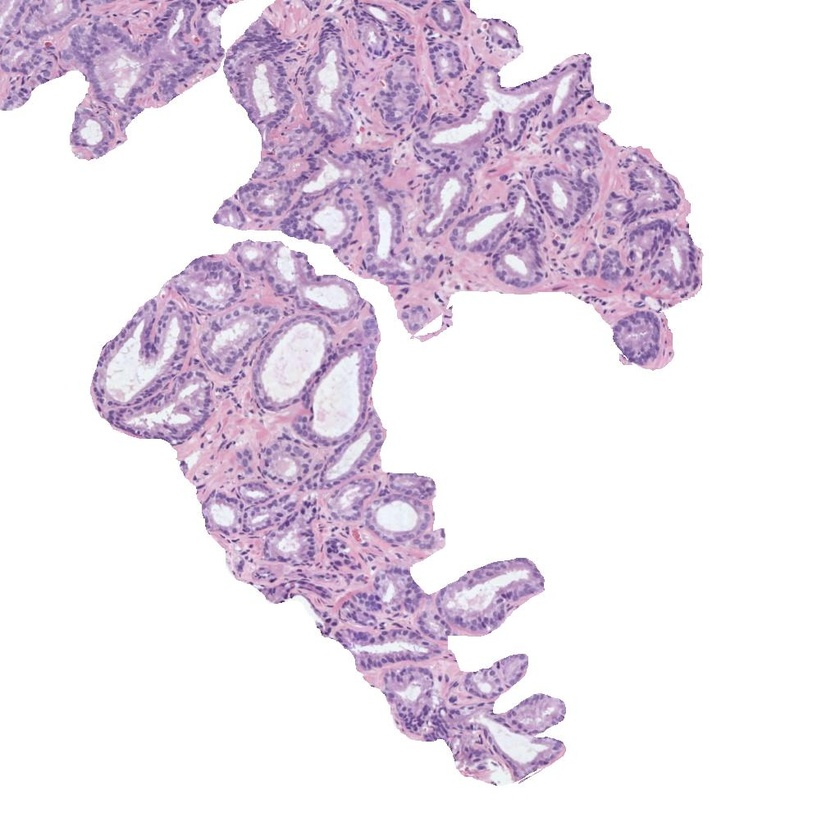
#> input picture histo_2.jpg, 840 x 840 px, shrunk from 1024 x 1024 before the run
$ jupyter execute examenPractico_Histo2.ipynb.ipynb
#> lines starting #> are read from the running program, lines starting #| are printed output that depends on the picture; after the words box and inside, x2 and y2 are one past the last pixel; in counts of white or black regions, pixels touching at a corner belong together; long printed decimals are rounded
## Examen Practico - Segundo Parcial

#### 0) Cargar una de las imágenes histológicas

[cell 1]
import skimage.io as io
import matplotlib.pyplot as plt
from skimage import img_as_float

# 1. Leemos la imagen con el nombre histo_2
nombre_imagen = 'histo_2.jpg'
img = io.imread(nombre_imagen)
#> img is the input picture: shape (840, 840, 3); mean R, G, B 233.3, 223.2, 234.9

# 2. Normalizamos la imagen para que los píxeles estén en el rango [0, 1]
# img_as_float convierte automáticamente los valores (que van de 0 a 255) en decimales entre 0 y 1
img_norm = img_as_float(img)

# Si no quisiesemos hacer eso, también podemos hacer img_norm = img / 255.0

# 3. mostramos la imagen
plt.figure(figsize=(8, 8))
plt.imshow(img_norm)
plt.title(f"Imagen original normalizada: {nombre_imagen}")
plt.axis('off') # Quitamos los ejes para que se vea más limpio
plt.show()

# imprimimos los valores máximo y mínimo para comprobar que la normalización funcionó
print(f"Valor mínimo del píxel: {img_norm.min()}")
#| Valor mínimo del píxel: 0.1176
print(f"Valor máximo del píxel: {img_norm.max()}")
#| Valor máximo del píxel: 1.0

#### 1) Realizar una transformación de color para convertir la imagen al espacio de color CMYK

[cell 2]
import numpy as np

# 1. Transformación al espacio CMYK (extrayendo solo lo necesario para el Magenta)
# Extraemos el canal Verde (G) de nuestra imagen normalizada
G = img_norm[:, :, 1]
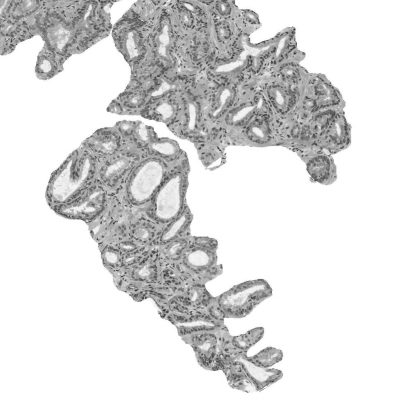
#> G: shape (840, 840) float64 (shown at 1/2 size); min 0.118, max 1, mean 0.875

# Calculamos el canal K (Key/Black)
# K es 1 menos el valor máximo de los 3 canales (R, G, B) a lo largo del eje del color (axis=2)
K = 1 - np.max(img_norm, axis=2)

# Inicializamos el canal Magenta (M) con ceros (del mismo tamaño que K)
M = np.zeros_like(K)

# 2. Extraer la componente magenta
# Creamos una máscara booleana para evitar dividir por cero (donde K es exactamente 1)
mask = K < 1
#> mask: shape (840, 840) bool; every value is 1

# Aplicamos la fórmula del Magenta solo donde K es menor a 1
M[mask] = (1 - G[mask] - K[mask]) / (1 - K[mask])
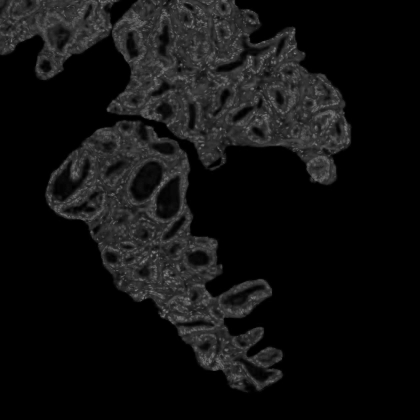
#> M: shape (840, 840) float64 (shown at 1/2 size); min 0, max 0.602, mean 0.0663

# 3. Visualizar la imagen del canal magenta
plt.figure(figsize=(8, 8))
# Usamos cmap='gray' para ver la intensidad.
# Las zonas más blancas representan una mayor concentración de Magenta (tejido).
# Las zonas negras son ausencia de Magenta (fondo y lúmenes).
plt.imshow(M, cmap='gray')
plt.title("Canal Magenta (Componente Tisular)")
plt.colorbar(shrink=0.8, label="Intensidad de Magenta")
plt.axis('off')
plt.show()
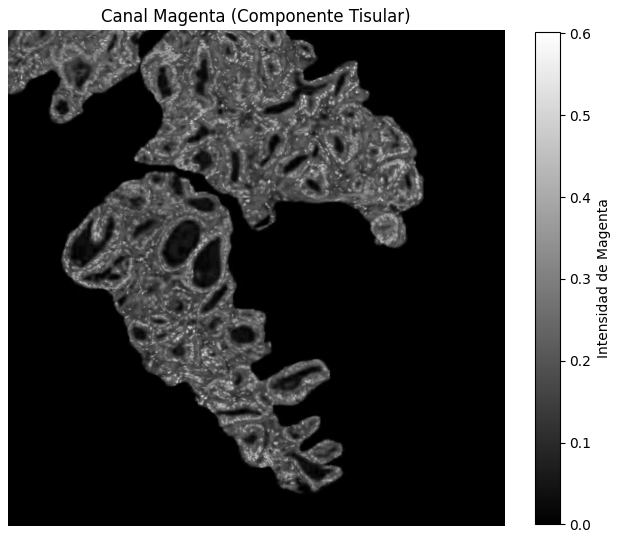
#> figure drawn by matplotlib, 2 panels

#### 2) Umbralizar la imagen para separar los píxeles del fondo de la región tisular

[cell 3]
import numpy as np
import cv2 # Asegúrate de tener OpenCV instalado, es el estándar para filtros con tamaños exactos
from skimage.filters import threshold_otsu
import matplotlib.pyplot as plt

# 1. Convertir la imagen del canal Magenta a formato "uint8" (rango [0-255])
# Multiplicamos por 255 y forzamos el tipo de dato a uint8
M_uint8 = np.uint8(M * 255)

# 2. Aplicar un filtro gaussiano de tamaño 5x5
# cv2.GaussianBlur recibe la imagen, el tamaño del kernel (5, 5) y la desviación estándar (0 deja que la calcule en base al kernel)
M_blur = cv2.GaussianBlur(M_uint8, (5, 5), 0)

# 3. Calcular el umbral usando el método de Otsu
# Otsu encuentra matemáticamente el punto perfecto para separar los píxeles claros de los oscuros
umbral = threshold_otsu(M_blur)
#> umbral = 27

# 4. Crear la máscara binaria
# Recuerda: En nuestro canal Magenta, el tejido es "blanco" (valores altos)
# y los lúmenes/fondo son "negros" (valores bajos).
# El ingeniero pide que lumen y background sean 1s, y el tejido 0.
# Por lo tanto, todo lo que sea MENOR al umbral será 1, y lo MAYOR o IGUAL será 0.
mascara_fondo_lumen = (M_blur < umbral).astype(np.uint8)
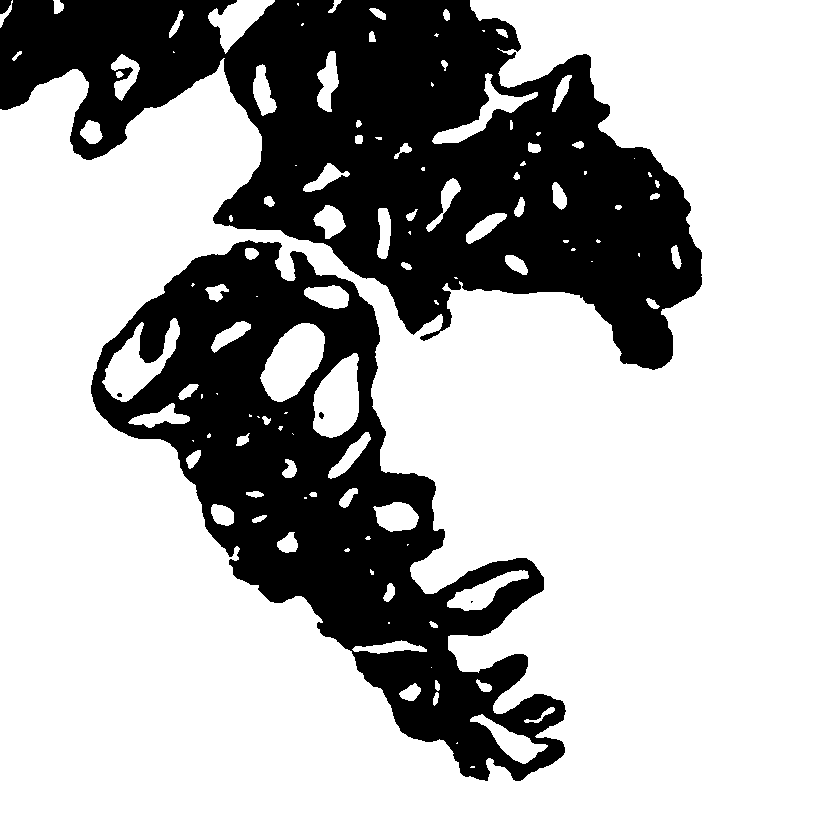
#> mascara_fondo_lumen: shape (840, 840); values 0 (black) and 1 (white), 70.1% white; 6 black regions (2 under 20 px), largest, box (x1, y1, x2, y2) and area: (0, 0, 702, 370) 123604, (91, 240, 566, 781) 87455, (0, 0, 12, 14) 121, (319, 412, 324, 419) 26

# 5. Visualizar la máscara resultante
plt.figure(figsize=(8, 8))
plt.imshow(mascara_fondo_lumen, cmap='gray')
plt.title("Máscara: Lumen y Background (1 - Blanco) vs Tejido (0 - Negro)")
plt.axis('off')
plt.show()

#### 3) Limpiar la imagen eliminando los artefactos de lumen (objetos blancos pequeños que no son lúmenes)

[cell 4]
from skimage import morphology
import matplotlib.pyplot as plt
import numpy as np

# 1. Convertir la máscara anterior a formato booleano
# Lo que era 1 pasa a ser True (blanco) y lo que era 0 pasa a ser False (negro)
mascara_bool = mascara_fondo_lumen.astype(bool)

# 2. Eliminar objetos pequeños (artefactos)
# Le decimos que cualquier mancha blanca con área menor a 300 píxeles, la borre (la vuelva negra)
mascara_limpia_bool = morphology.remove_small_objects(mascara_bool, min_size=300)
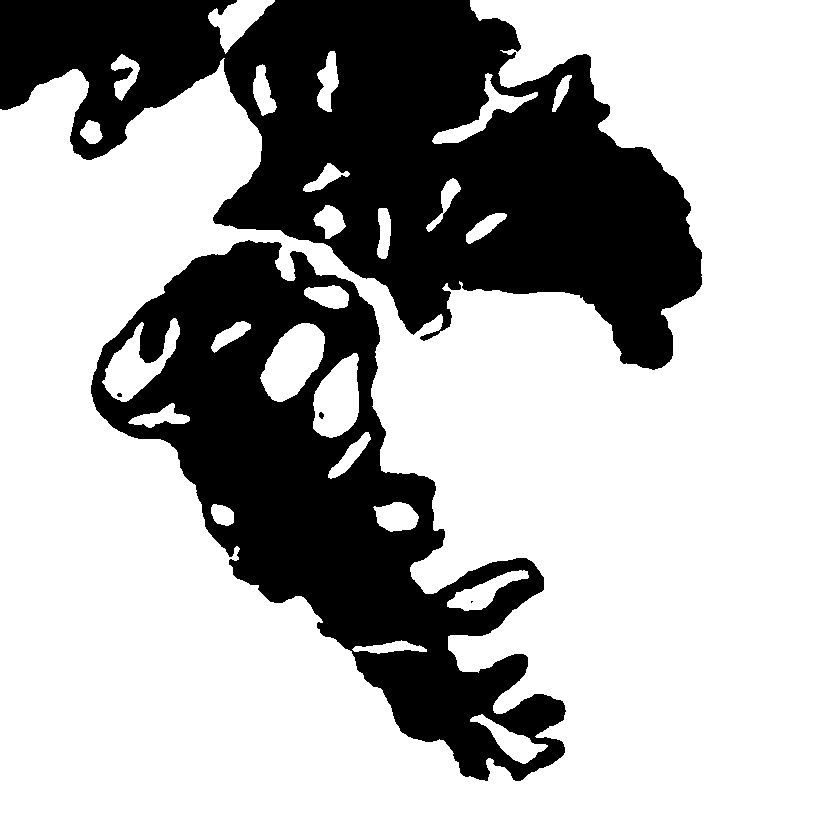
#> mascara_limpia_bool: shape (840, 840) bool; 69.3% white; 5 black regions (2 under 20 px), largest, box (x1, y1, x2, y2) and area: (0, 0, 702, 370) 126544, (91, 240, 566, 781) 90114, (319, 412, 324, 419) 26

# (Opcional pero recomendable) Volvemos a convertirla a 0s y 1s para seguir trabajando con números
mascara_limpia = mascara_limpia_bool.astype(np.uint8)

# 3. Visualizar la máscara resultante
plt.figure(figsize=(8, 8))
plt.imshow(mascara_limpia, cmap='gray')
plt.title("Máscara sin artefactos (Área >= 300 píxeles)")
plt.axis('off')
plt.show()

#### 4) Rellenar con 0s el fondo de la imagen para quedarnos únicamente con los lúmenes

[cell 5]
from skimage.segmentation import flood_fill
import matplotlib.pyplot as plt
import numpy as np

# --- FUNCIÓN AUTOMÁTICA PARA ENCONTRAR SEMILLAS (EL BONUS) ---
def encontrar_semillas_fondo(mascara, num_semillas=2):
    """
    Busca automáticamente coordenadas (semillas) en el fondo de la imagen.
    Asume que el fondo toca los bordes de la imagen.
    """
#> called with num_semillas = 2
    semillas = []
    filas, columnas = mascara.shape

    # Estrategia 1: Revisar las 4 esquinas (casi siempre son fondo puro)
    esquinas = [(0, 0), (0, columnas-1), (filas-1, 0), (filas-1, columnas-1)]
    for f, c in esquinas:
        if mascara[f, c] == 1: # Si es blanco, es candidato a ser fondo
            semillas.append((f, c))
            if len(semillas) == num_semillas:
                return semillas
#> after the loop, semillas = [(0, 839), (839, 0)]

    # Estrategia 2 (Respaldo): Si las esquinas estaban tapadas por tejido, barremos el borde superior e inferior
    for c in range(columnas):
        if mascara[0, c] == 1 and (0, c) not in semillas:
            semillas.append((0, c))
        if len(semillas) == num_semillas: return semillas

        if mascara[filas-1, c] == 1 and (filas-1, c) not in semillas:
            semillas.append((filas-1, c))
        if len(semillas) == num_semillas: return semillas

    return semillas

# 1. Encontrar las semillas automáticamente
semillas_fondo = encontrar_semillas_fondo(mascara_limpia, num_semillas=2)
#> semillas_fondo = [(0, 839), (839, 0)]
print(f"Puntos extras asegurados. Semillas encontradas en: {semillas_fondo}")
#| Puntos extras asegurados. Semillas encontradas en: [(0, 839), (839, 0)]

# 2. Aplicar el algoritmo de expansión (flood_fill)
# Hacemos una copia para no sobreescribir la anterior
mascara_lumenes = mascara_limpia.copy()

# Rellenamos de 0 (negro) el fondo a partir de cada semilla encontrada
for semilla in semillas_fondo:
    mascara_lumenes = flood_fill(mascara_lumenes, seed_point=semilla, new_value=0)
#> this loop made 2 passes
#> pass 1, `mascara_lumenes = flood_fill(mascara_lumenes, seed_point=semilla, new_..`:
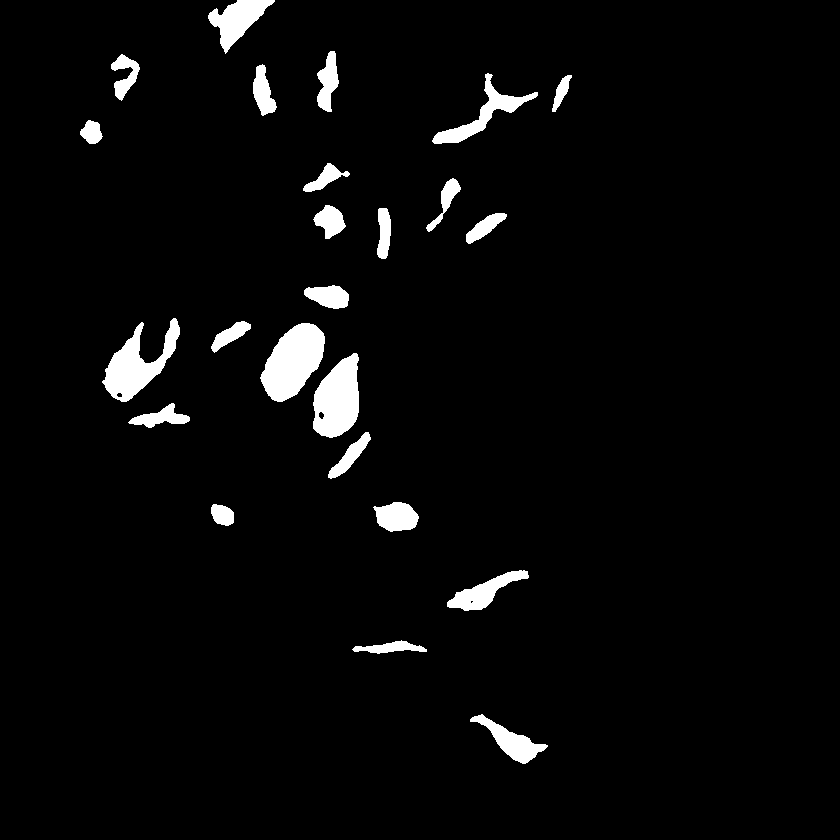
#> mascara_lumenes: shape (840, 840); values 0 (black) and 1 (white), 3.5% white; 24 white regions, largest, box (x1, y1, x2, y2) and area: (260, 323, 325, 402) 3267, (313, 353, 359, 438) 2836, (102, 318, 180, 402) 2703

# 3. Visualizar la máscara resultante
plt.figure(figsize=(8, 8))
plt.imshow(mascara_lumenes, cmap='gray')
plt.title("Lúmenes aislados (Fondo eliminado)")
plt.axis('off')
plt.show()

#### 5) Rellenar los objetos de los lúmenes

[cell 6]
import scipy.ndimage as ndi
import matplotlib.pyplot as plt

# 1. Rellenar los huecos dentro de los lúmenes
# La función buscará cualquier área negra que esté completamente rodeada de blanco
# y la pintará de blanco.
mascara_rellena = ndi.binary_fill_holes(mascara_lumenes)
#> mascara_rellena: shape (840, 840) bool; 3.5% white; 24 white regions, largest, box (x1, y1, x2, y2) and area: (260, 323, 325, 402) 3267, (313, 353, 359, 438) 2862, (102, 318, 180, 402) 2720

# 2. Visualizar la máscara resultante
plt.figure(figsize=(8, 8))
plt.imshow(mascara_rellena, cmap='gray')
plt.title("Lúmenes rellenados (sin huecos internos)")
plt.axis('off')
plt.show()

#### 6) Detectar y dibujar los contornos de los lúmenes sobre la imagen original

[cell 7]
import cv2
import numpy as np
import matplotlib.pyplot as plt

# 1. Asegurarnos de tener la imagen original en formato uint8 (0-255) para dibujar sobre ella.
# Si img_norm es float [0,1], la convertimos de vuelta. Si 'img' ya existía del paso 0, úsala.
# Asumiremos que tenemos img_norm del paso 0.
if img_norm.dtype != np.uint8:
    image_base = (img_norm * 255).astype(np.uint8)
else:
    image_base = img_norm.copy()

# 2. Convertir la máscara booleana (True/False) a uint8 (0 / 255)
# cv2.findContours necesita estrictamente una imagen de 8 bits donde 255 es blanco.
mask_to_draw = (mascara_rellena * 255).astype(np.uint8)
#> mask_to_draw: shape (840, 840); 3.5% white; 24 white regions

# 3. Detectar los contornos
# cv2.RETR_EXTERNAL: solo busca contornos externos (ideal, ya rellenamos huecos internos)
# cv2.CHAIN_APPROX_SIMPLE: comprime los segmentos para ahorrar memoria
cnts, _ = cv2.findContours(mask_to_draw, cv2.RETR_EXTERNAL, cv2.CHAIN_APPROX_SIMPLE)
#> cnts = 24 contours; largest, box (x1, y1, x2, y2) and area: (260, 323, 325, 402) 3170, (313, 353, 359, 438) 2764, (102, 318, 180, 402) 2578, (208, 0, 275, 54) 1538, (432, 73, 538, 144) 1462

print(f"Número de lúmenes detectados: {len(cnts)}")
#| Número de lúmenes detectados: 24

# 4. Dibujar los contornos sobre la imagen original RGB
color_azul = (0, 0, 255) # Green en RGB (suponiendo que skimage leyó como RGB)
grosor_linea = 2          # Para que sea perfectamente visible

# cv2.drawContours(imagen_destino, lista_contornos, indice_contorno (-1 todos), color, grosor)
img_overlay = image_base.copy()
cv2.drawContours(img_overlay, cnts, -1, color_azul, grosor_linea)
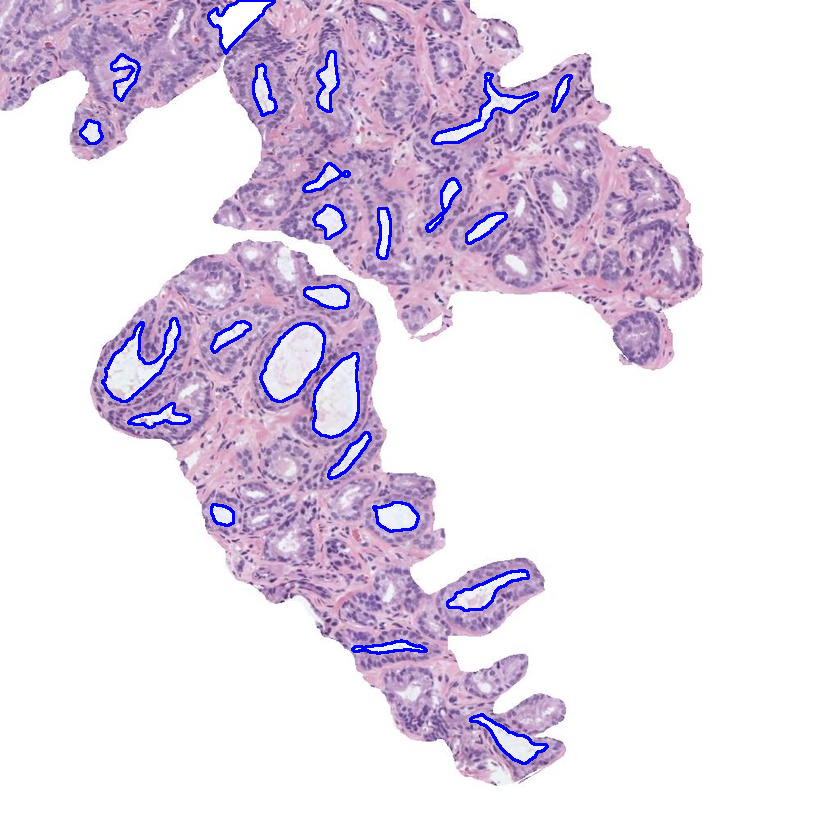
#> img_overlay: shape (840, 840, 3); mean R, G, B 229.5, 219.6, 235.4

# 5. Visualizar la imagen superpuesta
plt.figure(figsize=(10, 10))
plt.imshow(img_overlay)
plt.title(f"Visualización de Contornos Avistados ({len(cnts)} lúmenes)")
plt.axis('off')
plt.show()

#### 7) Identificar y cropear el lumen más grande

[cell 8]
import cv2
import numpy as np
import matplotlib.pyplot as plt

# Asumimos que venimos con la lista de contornos 'cnts' del paso anterior
# y la imagen original 'img' (o 'img_overlay' para referencia, pero mejor la original 'img')

if len(cnts) > 0:
    # 1. Determinar cuál es el lumen de mayor área
    # Usamos una "list comprehension" para calcular el área de cada contorno en 'cnts'
    areas = [cv2.contourArea(c) for c in cnts]
#> areas = [1192, 458, 1208, 354.5, 941.5, 591.5, 626.5, 2764, 3169.5, 494, 2577.5, 712, 504.5, 499, 622.5, 455.5, 461.5, 342, 272.5, 1462.5, 656, 574, 736.5, 1537.5]

    # Encontramos el índice del área máxima
    indice_max = np.argmax(areas)
#> indice_max = 8
    area_max = areas[indice_max]
#> area_max = 3169.5

    print(f"Número de lúmenes estudiados: {len(areas)}")
#| Número de lúmenes estudiados: 24
    print(f"Índice del lumen más grande: {indice_max}")
#| Índice del lumen más grande: 8
    print(f"Área del lumen más grande (en píxeles cuadrados): {area_max:.2f}")
#| Área del lumen más grande (en píxeles cuadrados): 3169.50

    largest_contour = cnts[indice_max]
#> largest_contour = contour of 115 points, box (x1, y1, x2, y2) (260, 323, 325, 402), area 3170

    # 2. Hacer un crop del mismo sobre la imagen original RGB
    # Primero obtenemos el "Bounding Box" (caja delimitadora) del contorno más grande
    # x,y son coordenadas superiores izquierdas; w,h son ancho y alto
    x, y, w, h = cv2.boundingRect(largest_contour)
#> x = 260; y = 323; w = 65; h = 79

    print(f"Coordenadas del Crop: (x={x}, y={y}), Ancho={w}, Alto={h}")
#| Coordenadas del Crop: (x=260, y=323), Ancho=65, Alto=79

    # Realizamos el crop (recorte) usando NumPy slicing sobre la imagen base
    # IMPORTANTE: En NumPy las coordenadas son [fila_inicial:fila_final, col_inicial:col_final]
    # lo cual corresponde a [y:y+h, x:x+w]
    lumen_cropeado = image_base[y:y+h, x:x+w, :]
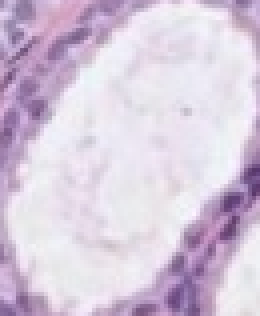
#> lumen_cropeado: shape (79, 65, 3) (shown 4 times larger); mean R, G, B 214.5, 201.2, 219.9

    # 3. Visualizar el lumen cropeado
    plt.figure(figsize=(6, 6))
    plt.imshow(lumen_cropeado)
    plt.title(f"Lumen más grande (ID: {indice_max}, Área: {area_max:.1f}px²)")
    plt.axis('off')
    plt.show()

else:
    print("Error: No hay lúmenes en pasos de antes.")

#### 8) Extraer 13 características geométricas que permitan caracterizar el lumen recortado

[cell 9]
import math
import numpy as np
import cv2
from skimage.measure import regionprops

# 1. Crear una máscara binaria aislada solo para este lumen cropeado
# Usamos las variables h, w, x, y, y largest_contour del paso 7
mask_lumen_crop = np.zeros((h, w), dtype=np.uint8)

# Desplazamos los puntos del contorno para que coincidan con el origen (0,0) del recorte
contorno_desplazado = largest_contour - [x, y]
#> contorno_desplazado = 115 rows, first 8: [41, 0], [40, 1], [38, 1], [37, 2], [36, 2], [35, 3], [34, 3], [31, 6]
cv2.drawContours(mask_lumen_crop, [contorno_desplazado], -1, 1, cv2.FILLED)
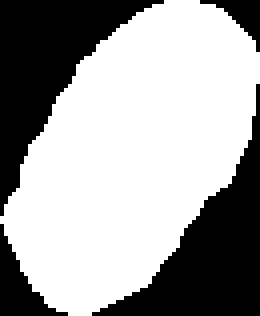
#> mask_lumen_crop: shape (79, 65) (shown 4 times larger); values 0 (black) and 1 (white), 63.6% white; 4 black regions, box (x1, y1, x2, y2) and area: (23, 21, 65, 79) 825, (0, 0, 41, 54) 823, (0, 56, 17, 79) 147, (50, 0, 65, 13) 73

# 2. Extraer las propiedades con scikit-image
# regionprops analiza las regiones etiquetadas (valores > 0)
propiedades = regionprops(mask_lumen_crop)[0]

# 3. Asignar las características a variables manejando la compatibilidad de versiones de skimage
area = propiedades.area
#> area = 3267
bbox_area = propiedades.bbox_area
#> bbox_area = 5135
convex_area = propiedades.convex_area
#> convex_area = 3374
eccentricity = propiedades.eccentricity
#> eccentricity = 0.839
# Para algunas versiones antiguas los nombres de los atributos cambian, usamos getattr por seguridad
equivalent_diameter = getattr(propiedades, 'equivalent_diameter_area', getattr(propiedades, 'equivalent_diameter', 0))
#> equivalent_diameter = 64.5
extent = propiedades.extent
#> extent = 0.636
feret_diameter = getattr(propiedades, 'feret_diameter_max', 0)
#> feret_diameter = 87.24
major_axis = getattr(propiedades, 'axis_major_length', getattr(propiedades, 'major_axis_length', 0))
#> major_axis = 87.63
minor_axis = getattr(propiedades, 'axis_minor_length', getattr(propiedades, 'minor_axis_length', 0))
#> minor_axis = 47.69
orientation = propiedades.orientation
#> orientation = -0.566
perimeter = propiedades.perimeter
#> perimeter = 230.7
solidity = propiedades.solidity
#> solidity = 0.968

# Calcular la Compacidad matemáticamente
if perimeter > 0:
    compactness = (4 * math.pi * area) / (perimeter ** 2)
#> compactness = 0.771
else:
    compactness = 0.0

# 4. Imprimir resultados redondeados al cuarto decimal usando f-strings
print("--- CARACTERÍSTICAS GEOMÉTRICAS DEL LUMEN ---")
print(f"1) Área: {area:.4f}")
#| 1) Área: 3267.0000
print(f"2) Área de la bounding box: {bbox_area:.4f}")
#| 2) Área de la bounding box: 5135.0000
print(f"3) Área convexa: {convex_area:.4f}")
#| 3) Área convexa: 3374.0000
print(f"4) Excentricidad: {eccentricity:.4f}")
#| 4) Excentricidad: 0.8389
print(f"5) Diámetro equivalente: {equivalent_diameter:.4f}")
#| 5) Diámetro equivalente: 64.4955
print(f"6) Extensión: {extent:.4f}")
#| 6) Extensión: 0.6362
print(f"7) Diámetro Feret: {feret_diameter:.4f}")
#| 7) Diámetro Feret: 87.2353
print(f"8) Longitud del eje mayor: {major_axis:.4f}")
#| 8) Longitud del eje mayor: 87.6267
print(f"9) Longitud del eje menor: {minor_axis:.4f}")
#| 9) Longitud del eje menor: 47.6915
print(f"10) Orientación: {orientation:.4f}")
#| 10) Orientación: -0.5657
print(f"11) Perímetro: {perimeter:.4f}")
#| 11) Perímetro: 230.6934
print(f"12) Solidez: {solidity:.4f}")
#| 12) Solidez: 0.9683
print(f"13) Compacidad: {compactness:.4f}")
#| 13) Compacidad: 0.7714
